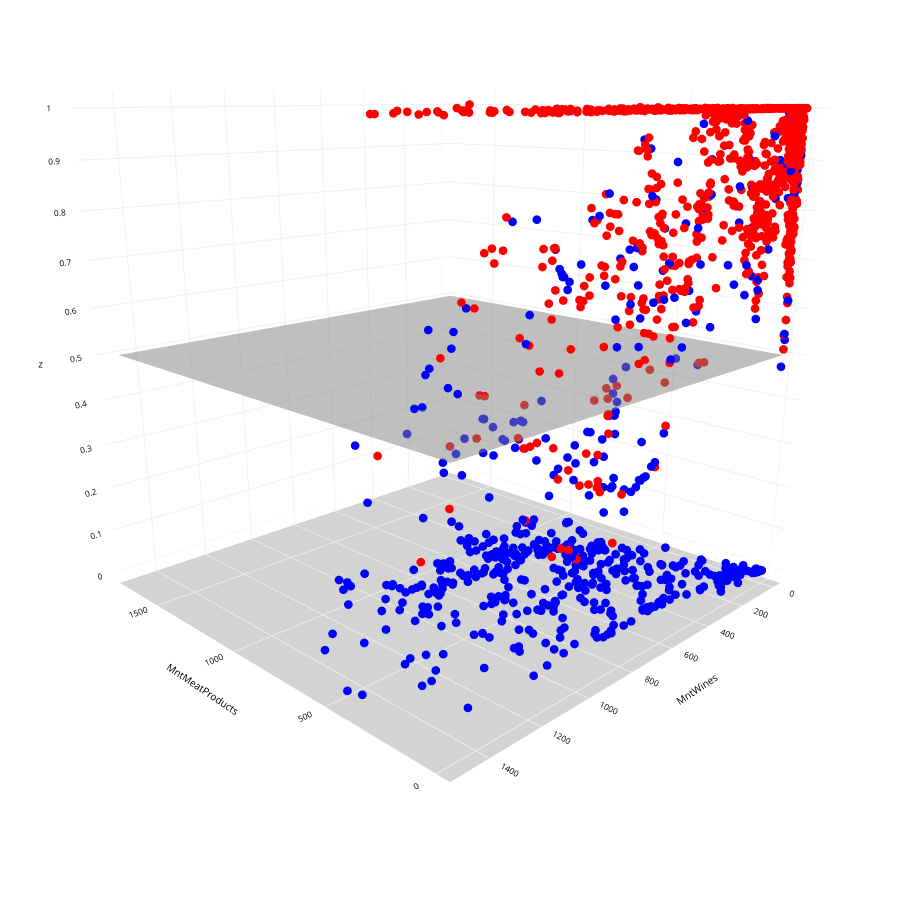

Write notebook code for a chart like this one.
### Markdown cell above
#### Plot a 3D scatter plo to display the results

### Code cell
# Specify a size of the mesh to be used
mesh_size=10
margin=0

# Create a mesh grid on which we will run our model
x_min, x_max = df['MntMeatProducts'].min() - margin, df['MntMeatProducts'].max() + margin
y_min, y_max = df['MntWines'].min() - margin, df['MntWines'].max() + margin
xrange = np.arange(x_min, x_max, mesh_size)
yrange = np.arange(y_min, y_max, mesh_size)
xx, yy = np.meshgrid(xrange, yrange)

# Calculate predictions on grid
Z = np.ones_like(xx)*0.5
#Z = Z.reshape(xx.shape)


# Create a 3D scatter plot
fig = px.scatter_3d(df, x=df['MntMeatProducts'], y=df['MntWines'], z=LP_knn.label_distributions_[:,1], 
                    color=df['Dependants_Flag'].astype('str'),
                    color_discrete_sequence=['blue', 'red'],
                    #opacity=1,  
                    hover_data=['Marital_Status', 
                                'MntWines', 'Dependants_Target',
                                'Dependants_Flag',
                               ],
                    height=900, width=900
                   )

# Update chart looks
fig.update_layout(#title_text="Scatter 3D Plot",
                  showlegend=False,
                  #legend=dict(orientation="h", yanchor="top", y=1, xanchor="center", x=0.5),
                  scene_camera=dict(up=dict(x=0, y=0, z=1), 
                                        center=dict(x=0, y=0, z=-0.2),
                                        eye=dict(x=-1.5, y=1.5, z=0.5)),
                                        margin=dict(l=0, r=0, b=0, t=0),
                  scene = dict(xaxis=dict(backgroundcolor='white',
                                          color='black',
                                          gridcolor='#f0f0f0',
                                          title_font=dict(size=10),
                                          tickfont=dict(size=10),
                                          #dtick=0.01,
                                         ),
                               yaxis=dict(backgroundcolor='white',
                                          color='black',
                                          gridcolor='#f0f0f0',
                                          title_font=dict(size=10),
                                          tickfont=dict(size=10),
                                          #dtick=0.01,
                                          ),
                               zaxis=dict(backgroundcolor='lightgrey',
                                          color='black', 
                                          gridcolor='#f0f0f0',
                                          title_font=dict(size=10),
                                          tickfont=dict(size=10),
                                          dtick=0.1,
                                         )))

# Update marker size
fig.update_traces(marker=dict(size=3))

# Add prediction plane
fig.add_traces(go.Surface(x=xrange, 
                          y=yrange, 
                          z=Z, 
                          name='Separator',
                          colorscale='Gray',
                          opacity=0.5,
                          showscale=False, 
                          contours = {"z": {"show": True, "start": 0.5, "end": 0.9, "size": 0.5}}))

fig.show()

### Figure 1 — Plotly figure (JSON) as saved in the notebook; plotly's stock layout.template omitted (floating-point values rounded to 4 significant figures; data arrays with more than 128 entries replaced by an {"elided": "..."} marker saying what was removed)
{"data": [{"customdata": {"elided": "638x3 mixed values"}, "hovertemplate": "color=0<br>MntMeatProducts=%{x}<br>MntWines=%{y}<br>z=%{z}<br>Marital_Status=%{customdata[0]}<br>Dependants_Target=%{customdata[1]}<br>Dependants_Flag=%{customdata[2]}<extra></extra>", "legendgroup": "0", "marker": {"color": "blue", "size": 3, "symbol": "circle"}, "mode": "markers", "name": "0", "scene": "scene", "showlegend": true, "type": "scatter3d", "x": {"elided": "638 int values"}, "y": {"elided": "638 int values"}, "z": {"elided": "638 float values"}}, {"customdata": {"elided": "1602x3 mixed values"}, "hovertemplate": "color=1<br>MntMeatProducts=%{x}<br>MntWines=%{y}<br>z=%{z}<br>Marital_Status=%{customdata[0]}<br>Dependants_Target=%{customdata[1]}<br>Dependants_Flag=%{customdata[2]}<extra></extra>", "legendgroup": "1", "marker": {"color": "red", "size": 3, "symbol": "circle"}, "mode": "markers", "name": "1", "scene": "scene", "showlegend": true, "type": "scatter3d", "x": {"elided": "1602 int values"}, "y": {"elided": "1602 int values"}, "z": {"elided": "1602 float values"}}, {"colorscale": [[0, "rgb(0, 0, 0)"], [0.09091, "rgb(16, 16, 16)"], [0.1818, "rgb(38, 38, 38)"], [0.2727, "rgb(59, 59, 59)"], [0.3636, "rgb(81, 80, 80)"], [0.4545, "rgb(102, 101, 101)"], [0.5455, "rgb(124, 123, 122)"], [0.6364, "rgb(146, 146, 145)"], [0.7273, "rgb(171, 171, 170)"], [0.8182, "rgb(197, 197, 195)"], [0.9091, "rgb(224, 224, 223)"], [1, "rgb(254, 254, 253)"]], "contours": {"z": {"end": 0.9, "show": true, "size": 0.5, "start": 0.5}}, "name": "Separator", "opacity": 0.5, "showscale": false, "type": "surface", "x": {"elided": "173 int values"}, "y": {"elided": "150 int values"}, "z": {"elided": "150x173 float values"}}], "layout": {"height": 900, "legend": {"title": {"text": "color"}, "tracegroupgap": 0}, "margin": {"b": 0, "l": 0, "r": 0, "t": 0}, "scene": {"camera": {"center": {"x": 0, "y": 0, "z": -0.2}, "eye": {"x": -1.5, "y": 1.5, "z": 0.5}, "up": {"x": 0, "y": 0, "z": 1}}, "domain": {"x": [0, 1], "y": [0, 1]}, "xaxis": {"backgroundcolor": "white", "color": "black", "gridcolor": "#f0f0f0", "tickfont": {"size": 10}, "title": {"font": {"size": 10}, "text": "MntMeatProducts"}}, "yaxis": {"backgroundcolor": "white", "color": "black", "gridcolor": "#f0f0f0", "tickfont": {"size": 10}, "title": {"font": {"size": 10}, "text": "MntWines"}}, "zaxis": {"backgroundcolor": "lightgrey", "color": "black", "dtick": 0.1, "gridcolor": "#f0f0f0", "tickfont": {"size": 10}, "title": {"font": {"size": 10}, "text": "z"}}}, "showlegend": false, "width": 900}}
